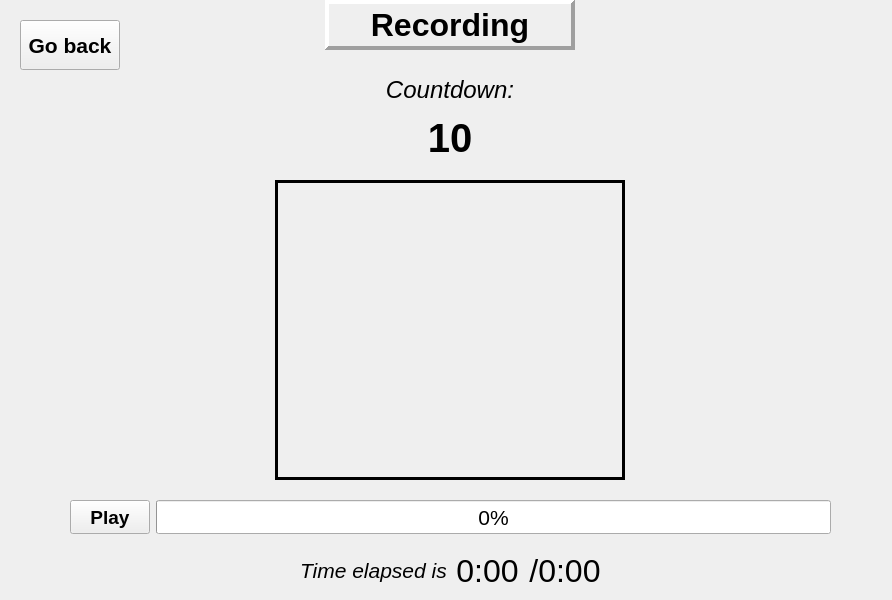
<?xml version="1.0" encoding="UTF-8"?>
<ui version="4.0">
 <class>Recording_Window</class>
 <widget class="QWidget" name="Recording_Window">
  <property name="geometry">
   <rect>
    <x>0</x>
    <y>0</y>
    <width>892</width>
    <height>600</height>
   </rect>
  </property>
  <property name="windowTitle">
   <string>Form</string>
  </property>
  <widget class="QLabel" name="Recording_Title">
   <property name="geometry">
    <rect>
     <x>325</x>
     <y>0</y>
     <width>250</width>
     <height>50</height>
    </rect>
   </property>
   <property name="font">
    <font>
     <pointsize>24</pointsize>
     <weight>75</weight>
     <bold>true</bold>
    </font>
   </property>
   <property name="frameShape">
    <enum>QFrame::Panel</enum>
   </property>
   <property name="frameShadow">
    <enum>QFrame::Raised</enum>
   </property>
   <property name="lineWidth">
    <number>4</number>
   </property>
   <property name="text">
    <string>Recording</string>
   </property>
   <property name="alignment">
    <set>Qt::AlignCenter</set>
   </property>
  </widget>
  <widget class="QPushButton" name="GoBack_Button">
   <property name="geometry">
    <rect>
     <x>20</x>
     <y>20</y>
     <width>100</width>
     <height>50</height>
    </rect>
   </property>
   <property name="font">
    <font>
     <pointsize>16</pointsize>
     <weight>75</weight>
     <bold>true</bold>
    </font>
   </property>
   <property name="text">
    <string>Go back</string>
   </property>
  </widget>
  <widget class="QWidget" name="verticalLayoutWidget">
   <property name="geometry">
    <rect>
     <x>370</x>
     <y>70</y>
     <width>160</width>
     <height>91</height>
    </rect>
   </property>
   <layout class="QVBoxLayout" name="Countdown_Layout">
    <item>
     <widget class="QLabel" name="Countdown_Title_Label">
      <property name="font">
       <font>
        <pointsize>18</pointsize>
        <italic>true</italic>
       </font>
      </property>
      <property name="text">
       <string>Countdown:</string>
      </property>
      <property name="alignment">
       <set>Qt::AlignCenter</set>
      </property>
     </widget>
    </item>
    <item>
     <widget class="QLabel" name="Countdown_Value_Label">
      <property name="font">
       <font>
        <pointsize>30</pointsize>
        <weight>75</weight>
        <bold>true</bold>
       </font>
      </property>
      <property name="text">
       <string>10</string>
      </property>
      <property name="alignment">
       <set>Qt::AlignCenter</set>
      </property>
     </widget>
    </item>
   </layout>
  </widget>
  <widget class="QLabel" name="Gesture_Image_Label">
   <property name="geometry">
    <rect>
     <x>275</x>
     <y>180</y>
     <width>350</width>
     <height>300</height>
    </rect>
   </property>
   <property name="frameShape">
    <enum>QFrame::Panel</enum>
   </property>
   <property name="frameShadow">
    <enum>QFrame::Plain</enum>
   </property>
   <property name="lineWidth">
    <number>3</number>
   </property>
   <property name="text">
    <string/>
   </property>
   <property name="pixmap">
    <pixmap>pictures/stand_up.jpg</pixmap>
   </property>
   <property name="scaledContents">
    <bool>true</bool>
   </property>
   <property name="alignment">
    <set>Qt::AlignCenter</set>
   </property>
  </widget>
  <widget class="QWidget" name="horizontalLayoutWidget">
   <property name="geometry">
    <rect>
     <x>70</x>
     <y>500</y>
     <width>761</width>
     <height>34</height>
    </rect>
   </property>
   <layout class="QHBoxLayout" name="Time_Progress_Layout">
    <item>
     <widget class="QPushButton" name="PlayStop_Button">
      <property name="sizePolicy">
       <sizepolicy hsizetype="Minimum" vsizetype="Expanding">
        <horstretch>0</horstretch>
        <verstretch>0</verstretch>
       </sizepolicy>
      </property>
      <property name="font">
       <font>
        <pointsize>14</pointsize>
        <weight>75</weight>
        <bold>true</bold>
       </font>
      </property>
      <property name="text">
       <string>Play</string>
      </property>
     </widget>
    </item>
    <item>
     <widget class="QProgressBar" name="Time_Elapsed_ProgressBar">
      <property name="sizePolicy">
       <sizepolicy hsizetype="Expanding" vsizetype="Expanding">
        <horstretch>0</horstretch>
        <verstretch>0</verstretch>
       </sizepolicy>
      </property>
      <property name="font">
       <font>
        <pointsize>16</pointsize>
       </font>
      </property>
      <property name="value">
       <number>0</number>
      </property>
     </widget>
    </item>
   </layout>
  </widget>
  <widget class="QWidget" name="horizontalLayoutWidget_2">
   <property name="geometry">
    <rect>
     <x>300</x>
     <y>550</y>
     <width>301</width>
     <height>41</height>
    </rect>
   </property>
   <layout class="QHBoxLayout" name="Time_Elapsed_Layout">
    <property name="spacing">
     <number>10</number>
    </property>
    <item>
     <widget class="QLabel" name="Time_Elapsed_Label">
      <property name="sizePolicy">
       <sizepolicy hsizetype="Expanding" vsizetype="Expanding">
        <horstretch>0</horstretch>
        <verstretch>0</verstretch>
       </sizepolicy>
      </property>
      <property name="font">
       <font>
        <pointsize>16</pointsize>
        <italic>true</italic>
       </font>
      </property>
      <property name="text">
       <string>Time elapsed is </string>
      </property>
     </widget>
    </item>
    <item>
     <widget class="QLabel" name="Current_Time_Label">
      <property name="sizePolicy">
       <sizepolicy hsizetype="Expanding" vsizetype="Preferred">
        <horstretch>0</horstretch>
        <verstretch>0</verstretch>
       </sizepolicy>
      </property>
      <property name="font">
       <font>
        <pointsize>24</pointsize>
       </font>
      </property>
      <property name="text">
       <string>0:00</string>
      </property>
      <property name="alignment">
       <set>Qt::AlignCenter</set>
      </property>
     </widget>
    </item>
    <item>
     <widget class="QLabel" name="Total_Time_Label">
      <property name="sizePolicy">
       <sizepolicy hsizetype="Expanding" vsizetype="Preferred">
        <horstretch>0</horstretch>
        <verstretch>0</verstretch>
       </sizepolicy>
      </property>
      <property name="font">
       <font>
        <pointsize>24</pointsize>
       </font>
      </property>
      <property name="text">
       <string>/0:00</string>
      </property>
      <property name="alignment">
       <set>Qt::AlignCenter</set>
      </property>
     </widget>
    </item>
   </layout>
  </widget>
 </widget>
 <resources/>
 <connections/>
</ui>
